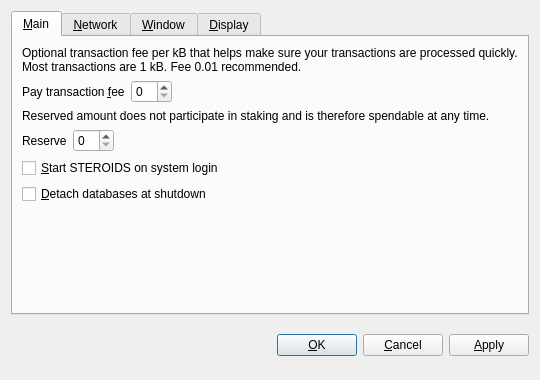
<?xml version="1.0" encoding="UTF-8"?>
<ui version="4.0">
 <class>OptionsDialog</class>
 <widget class="QDialog" name="OptionsDialog">
  <property name="geometry">
   <rect>
    <x>0</x>
    <y>0</y>
    <width>540</width>
    <height>380</height>
   </rect>
  </property>
  <property name="windowTitle">
   <string>Options</string>
  </property>
  <property name="modal">
   <bool>true</bool>
  </property>
  <layout class="QVBoxLayout" name="verticalLayout">
   <item>
    <widget class="QTabWidget" name="tabWidget">
     <property name="tabPosition">
      <enum>QTabWidget::North</enum>
     </property>
     <property name="currentIndex">
      <number>0</number>
     </property>
     <widget class="QWidget" name="tabMain">
      <attribute name="title">
       <string>&amp;Main</string>
      </attribute>
      <layout class="QVBoxLayout" name="verticalLayout_Main">
       <item>
        <widget class="QLabel" name="transactionFeeInfoLabel">
         <property name="text">
          <string>Optional transaction fee per kB that helps make sure your transactions are processed quickly. Most transactions are 1 kB. Fee 0.01 recommended.</string>
         </property>
         <property name="textFormat">
          <enum>Qt::PlainText</enum>
         </property>
         <property name="wordWrap">
          <bool>true</bool>
         </property>
        </widget>
       </item>
       <item>
        <layout class="QHBoxLayout" name="horizontalLayoutFee">
         <item>
          <widget class="QLabel" name="transactionFeeLabel">
           <property name="text">
            <string>Pay transaction &amp;fee</string>
           </property>
           <property name="textFormat">
            <enum>Qt::PlainText</enum>
           </property>
           <property name="buddy">
            <cstring>transactionFee</cstring>
           </property>
          </widget>
         </item>
         <item>
          <widget class="BitcoinAmountField" name="transactionFee"/>
         </item>
         <item>
          <spacer name="horizontalSpacerFee">
           <property name="orientation">
            <enum>Qt::Horizontal</enum>
           </property>
           <property name="sizeHint" stdset="0">
            <size>
             <width>40</width>
             <height>20</height>
            </size>
           </property>
          </spacer>
         </item>
        </layout>
       </item>
       <item>
        <widget class="QLabel" name="reserveBalanceInfoLabel">
         <property name="text">
          <string>Reserved amount does not participate in staking and is therefore spendable at any time.</string>
         </property>
         <property name="textFormat">
          <enum>Qt::PlainText</enum>
         </property>
         <property name="wordWrap">
          <bool>true</bool>
         </property>
        </widget>
       </item>
       <item>
        <layout class="QHBoxLayout" name="horizontalLayoutReserveBalance">
         <item>
          <widget class="QLabel" name="reserveBalanceLabel">
           <property name="text">
            <string>Reserve</string>
           </property>
           <property name="textFormat">
            <enum>Qt::PlainText</enum>
           </property>
           <property name="buddy">
            <cstring>reserveBalance</cstring>
           </property>
          </widget>
         </item>
         <item>
          <widget class="BitcoinAmountField" name="reserveBalance"/>
         </item>
         <item>
          <spacer name="horizontalSpacerReserveBalance">
           <property name="orientation">
            <enum>Qt::Horizontal</enum>
           </property>
           <property name="sizeHint" stdset="0">
            <size>
             <width>40</width>
             <height>20</height>
            </size>
           </property>
          </spacer>
         </item>
        </layout>
       </item>
       <item>
        <widget class="QCheckBox" name="bitcoinAtStartup">
         <property name="toolTip">
          <string>Automatically start STEROIDS after logging in to the system.</string>
         </property>
         <property name="text">
          <string>&amp;Start STEROIDS on system login</string>
         </property>
        </widget>
       </item>
       <item>
        <widget class="QCheckBox" name="detachDatabases">
         <property name="toolTip">
          <string>Detach block and address databases at shutdown. This means they can be moved to another data directory, but it slows down shutdown. The wallet is always detached.</string>
         </property>
         <property name="text">
          <string>&amp;Detach databases at shutdown</string>
         </property>
        </widget>
       </item>
       <item>
        <spacer name="verticalSpacer_Main">
         <property name="orientation">
          <enum>Qt::Vertical</enum>
         </property>
         <property name="sizeHint" stdset="0">
          <size>
           <width>20</width>
           <height>40</height>
          </size>
         </property>
        </spacer>
       </item>
      </layout>
     </widget>
     <widget class="QWidget" name="tabNetwork">
      <attribute name="title">
       <string>&amp;Network</string>
      </attribute>
      <layout class="QVBoxLayout" name="verticalLayout_Network">
       <item>
        <widget class="QCheckBox" name="mapPortUpnp">
         <property name="toolTip">
          <string>Automatically open the STEROIDS client port on the router. This only works when your router supports UPnP and it is enabled.</string>
         </property>
         <property name="text">
          <string>Map port using &amp;UPnP</string>
         </property>
        </widget>
       </item>
       <item>
        <widget class="QCheckBox" name="connectSocks">
         <property name="toolTip">
          <string>Connect to the STEROIDS network through a SOCKS proxy (e.g. when connecting through Tor).</string>
         </property>
         <property name="text">
          <string>&amp;Connect through SOCKS proxy:</string>
         </property>
        </widget>
       </item>
       <item>
        <layout class="QHBoxLayout" name="horizontalLayout_Network">
         <item>
          <widget class="QLabel" name="proxyIpLabel">
           <property name="text">
            <string>Proxy &amp;IP:</string>
           </property>
           <property name="textFormat">
            <enum>Qt::PlainText</enum>
           </property>
           <property name="buddy">
            <cstring>proxyIp</cstring>
           </property>
          </widget>
         </item>
         <item>
          <widget class="QValidatedLineEdit" name="proxyIp">
           <property name="maximumSize">
            <size>
             <width>140</width>
             <height>16777215</height>
            </size>
           </property>
           <property name="toolTip">
            <string>IP address of the proxy (e.g. 127.0.0.1)</string>
           </property>
          </widget>
         </item>
         <item>
          <widget class="QLabel" name="proxyPortLabel">
           <property name="text">
            <string>&amp;Port:</string>
           </property>
           <property name="textFormat">
            <enum>Qt::PlainText</enum>
           </property>
           <property name="buddy">
            <cstring>proxyPort</cstring>
           </property>
          </widget>
         </item>
         <item>
          <widget class="QLineEdit" name="proxyPort">
           <property name="maximumSize">
            <size>
             <width>55</width>
             <height>16777215</height>
            </size>
           </property>
           <property name="toolTip">
            <string>Port of the proxy (e.g. 9050)</string>
           </property>
          </widget>
         </item>
         <item>
          <widget class="QLabel" name="socksVersionLabel">
           <property name="text">
            <string>SOCKS &amp;Version:</string>
           </property>
           <property name="textFormat">
            <enum>Qt::PlainText</enum>
           </property>
           <property name="buddy">
            <cstring>socksVersion</cstring>
           </property>
          </widget>
         </item>
         <item>
          <widget class="QValueComboBox" name="socksVersion">
           <property name="toolTip">
            <string>SOCKS version of the proxy (e.g. 5)</string>
           </property>
          </widget>
         </item>
         <item>
          <spacer name="horizontalSpacer_Network">
           <property name="orientation">
            <enum>Qt::Horizontal</enum>
           </property>
           <property name="sizeHint" stdset="0">
            <size>
             <width>40</width>
             <height>20</height>
            </size>
           </property>
          </spacer>
         </item>
        </layout>
       </item>
       <item>
        <spacer name="verticalSpacer_Network">
         <property name="orientation">
          <enum>Qt::Vertical</enum>
         </property>
         <property name="sizeHint" stdset="0">
          <size>
           <width>20</width>
           <height>40</height>
          </size>
         </property>
        </spacer>
       </item>
      </layout>
     </widget>
     <widget class="QWidget" name="tabWindow">
      <attribute name="title">
       <string>&amp;Window</string>
      </attribute>
      <layout class="QVBoxLayout" name="verticalLayout_Window">
       <item>
        <widget class="QCheckBox" name="minimizeToTray">
         <property name="toolTip">
          <string>Show only a tray icon after minimizing the window.</string>
         </property>
         <property name="text">
          <string>&amp;Minimize to the tray instead of the taskbar</string>
         </property>
        </widget>
       </item>
       <item>
        <widget class="QCheckBox" name="minimizeOnClose">
         <property name="toolTip">
          <string>Minimize instead of exit the application when the window is closed. When this option is enabled, the application will be closed only after selecting Quit in the menu.</string>
         </property>
         <property name="text">
          <string>M&amp;inimize on close</string>
         </property>
        </widget>
       </item>
       <item>
        <spacer name="verticalSpacer_Window">
         <property name="orientation">
          <enum>Qt::Vertical</enum>
         </property>
         <property name="sizeHint" stdset="0">
          <size>
           <width>20</width>
           <height>40</height>
          </size>
         </property>
        </spacer>
       </item>
      </layout>
     </widget>
     <widget class="QWidget" name="tabDisplay">
      <attribute name="title">
       <string>&amp;Display</string>
      </attribute>
      <layout class="QVBoxLayout" name="verticalLayout_Display">
       <item>
        <layout class="QHBoxLayout" name="horizontalLayout_1_Display">
         <item>
          <widget class="QLabel" name="langLabel">
           <property name="text">
            <string>User Interface &amp;language:</string>
           </property>
           <property name="textFormat">
            <enum>Qt::PlainText</enum>
           </property>
           <property name="buddy">
            <cstring>lang</cstring>
           </property>
          </widget>
         </item>
         <item>
          <widget class="QValueComboBox" name="lang">
           <property name="toolTip">
            <string>The user interface language can be set here. This setting will take effect after restarting STEROIDS.</string>
           </property>
          </widget>
         </item>
        </layout>
       </item>
       <item>
        <layout class="QHBoxLayout" name="horizontalLayout_2_Display">
         <item>
          <widget class="QLabel" name="unitLabel">
           <property name="text">
            <string>&amp;Unit to show amounts in:</string>
           </property>
           <property name="textFormat">
            <enum>Qt::PlainText</enum>
           </property>
           <property name="buddy">
            <cstring>unit</cstring>
           </property>
          </widget>
         </item>
         <item>
          <widget class="QValueComboBox" name="unit">
           <property name="toolTip">
            <string>Choose the default subdivision unit to show in the interface and when sending coins.</string>
           </property>
          </widget>
         </item>
        </layout>
       </item>
       <item>
        <widget class="QCheckBox" name="displayAddresses">
         <property name="toolTip">
          <string>Whether to show STEROIDS addresses in the transaction list or not.</string>
         </property>
         <property name="text">
          <string>&amp;Display addresses in transaction list</string>
         </property>
        </widget>
       </item>
       <item>
        <widget class="QCheckBox" name="coinControlFeatures">
         <property name="toolTip">
          <string>Whether to show coin control features or not.</string>
         </property>
         <property name="text">
          <string>Display coin &amp;control features (experts only!)</string>
         </property>
        </widget>
       </item>
       <item>
        <spacer name="verticalSpacer_Display">
         <property name="orientation">
          <enum>Qt::Vertical</enum>
         </property>
         <property name="sizeHint" stdset="0">
          <size>
           <width>20</width>
           <height>40</height>
          </size>
         </property>
        </spacer>
       </item>
      </layout>
     </widget>
    </widget>
   </item>
   <item>
    <layout class="QHBoxLayout" name="horizontalLayout_Buttons">
     <item>
      <spacer name="horizontalSpacer_1">
       <property name="orientation">
        <enum>Qt::Horizontal</enum>
       </property>
       <property name="sizeHint" stdset="0">
        <size>
         <width>40</width>
         <height>48</height>
        </size>
       </property>
      </spacer>
     </item>
     <item>
      <widget class="QLabel" name="statusLabel">
       <property name="font">
        <font>
         <weight>75</weight>
         <bold>true</bold>
        </font>
       </property>
       <property name="text">
        <string/>
       </property>
       <property name="textFormat">
        <enum>Qt::PlainText</enum>
       </property>
       <property name="wordWrap">
        <bool>true</bool>
       </property>
      </widget>
     </item>
     <item>
      <spacer name="horizontalSpacer_2">
       <property name="orientation">
        <enum>Qt::Horizontal</enum>
       </property>
       <property name="sizeHint" stdset="0">
        <size>
         <width>40</width>
         <height>48</height>
        </size>
       </property>
      </spacer>
     </item>
     <item>
      <widget class="QPushButton" name="okButton">
       <property name="text">
        <string>&amp;OK</string>
       </property>
      </widget>
     </item>
     <item>
      <widget class="QPushButton" name="cancelButton">
       <property name="text">
        <string>&amp;Cancel</string>
       </property>
       <property name="autoDefault">
        <bool>false</bool>
       </property>
      </widget>
     </item>
     <item>
      <widget class="QPushButton" name="applyButton">
       <property name="text">
        <string>&amp;Apply</string>
       </property>
       <property name="autoDefault">
        <bool>false</bool>
       </property>
      </widget>
     </item>
    </layout>
   </item>
  </layout>
 </widget>
 <customwidgets>
  <customwidget>
   <class>BitcoinAmountField</class>
   <extends>QSpinBox</extends>
   <header>bitcoinamountfield.h</header>
  </customwidget>
  <customwidget>
   <class>QValueComboBox</class>
   <extends>QComboBox</extends>
   <header>qvaluecombobox.h</header>
  </customwidget>
  <customwidget>
   <class>QValidatedLineEdit</class>
   <extends>QLineEdit</extends>
   <header>qvalidatedlineedit.h</header>
  </customwidget>
 </customwidgets>
 <resources/>
 <connections/>
</ui>
